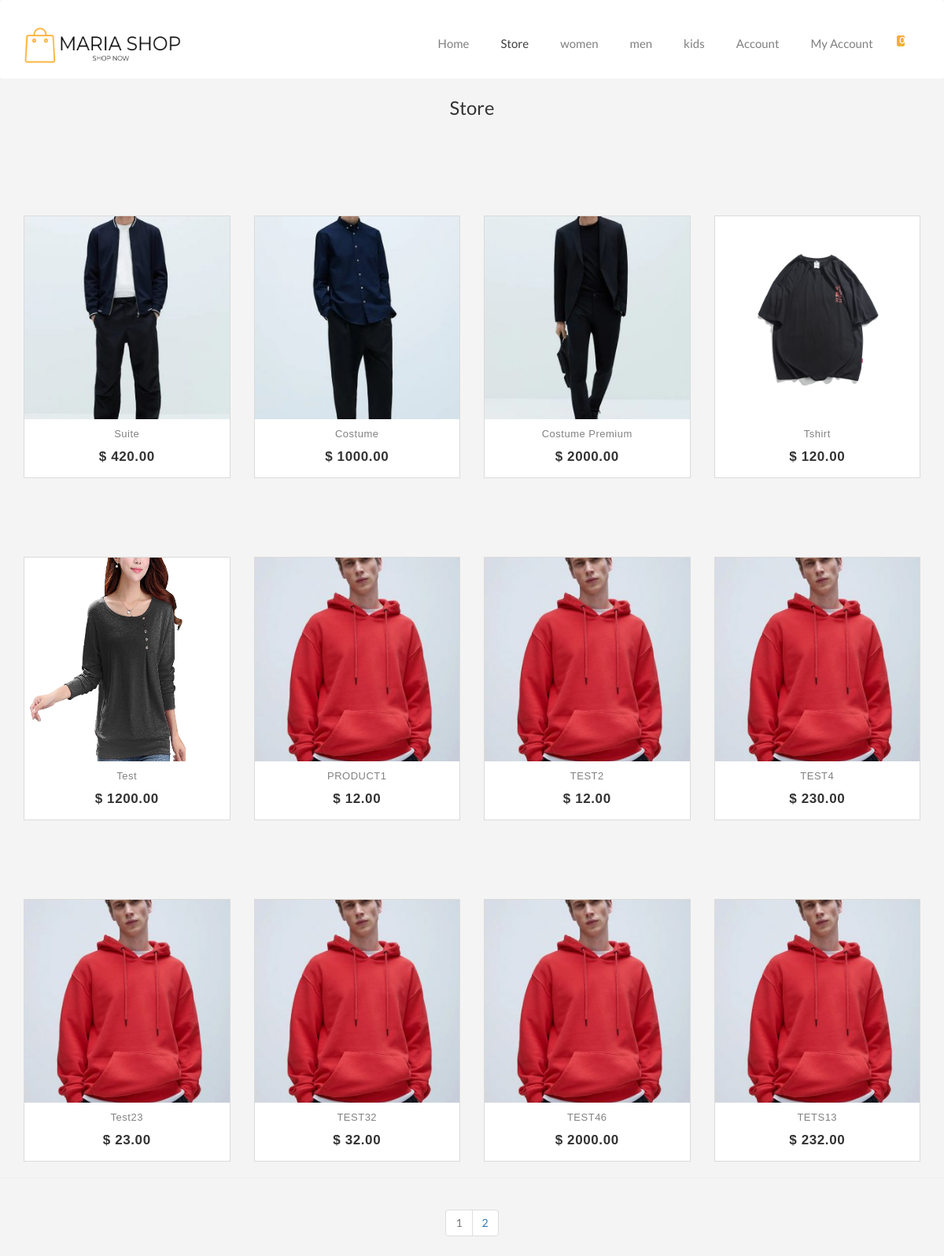
/views/store.php?store=true&page=1 (signed in), run on an earlier commit of the app's database.
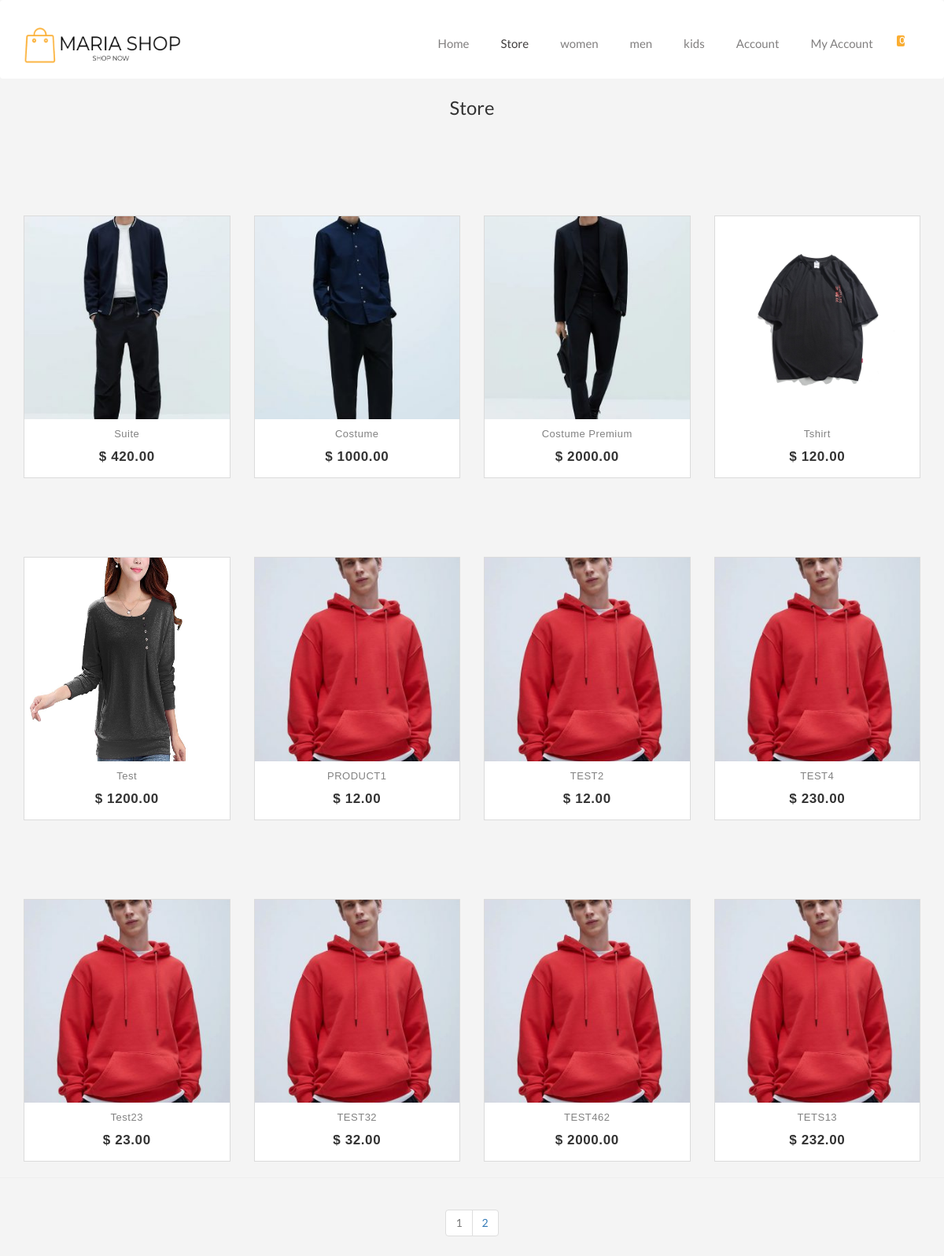
And on a later commit of the database.
### tables this page shows
CREATE TABLE `product` (
  `idP` int(11) NOT NULL,
  `nameProduct` varchar(255) NOT NULL,
  `Price` varchar(255) NOT NULL,
  `Qte` varchar(255) NOT NULL,
  `Image` varchar(255) NOT NULL,
  `Image2` varchar(255) NOT NULL,
  `description` varchar(255) NOT NULL,
  `idC` int(11) NOT NULL
);

### app/database/db.php (called while the page is built, shortened)
<?php
class Paginator extends DB
{
    public function showingAllItems($table, $start, $perPage)
    {
        $conn = $this->connect();
        $select_data = "SELECT * from $table LIMIT $start, $perPage";
        $query = mysqli_query($conn, $select_data);
        $result = mysqli_fetch_all($query, MYSQLI_ASSOC);
        return $result;
    }
}

### app/controllers/category.php (called while the page is built, shortened)
<?php
$pagination = new Paginator();
if (isset($_GET['page'])) {
    $page = $_GET['page'];
} else {
    $page = 1;
}
$perPage = 12;
$start = ($perPage * $page) - $perPage;
if (isset($_GET['store'])) {
    $allProductShow = $pagination->showingAllItems('product', $start, $perPage);
}

### views/store.php (the view, shortened to what the changed rows need)
<?php
include('../app/database/db.php');
include('../app/controllers/category.php');
include('../app/controllers/cart.php');
?>
<!DOCTYPE html>
<html lang="en">
<head>
  <link rel="stylesheet" href="https://cdnjs.cloudflare.com/ajax/libs/OwlCarousel2/2.3.4/assets/owl.carousel.min.css">
  <link rel="stylesheet" href="https://cdnjs.cloudflare.com/ajax/libs/OwlCarousel2/2.3.4/assets/owl.theme.default.css">
  <link rel="stylesheet" href="https://cdnjs.cloudflare.com/ajax/libs/twitter-bootstrap/3.3.7/css/bootstrap.min.css">
  <link rel="stylesheet" href="../assets/css/Store.css">
</head>
<body>
  <div class="container">
    <div class="row" style="margin-top: 100px;">
    <?php foreach($allProductShow as $product): ?>
        <div class="col-md-3 col-sm-6">
            <div class="product-grid">
                <div class="product-image">
                    <a href="#">
                    </a>
                </div>
                <div class="product-content">
                    <h3 class="title"><a href="singleProduct.php?singleIdP=<?php echo $product['idP'] ?>"><?php echo $product['nameProduct'] ?></a></h3>
                    <div class="price">$ <?php echo $product['Price'] ?>.00
                    </div>
                    <?php
                                                            $nameC = $crud->selectOne('category', ['idC' => $product['idC']]);?>
                    <a class="add-to-cart" href="category_page.php?categoryId=<?php echo $product['idC'] ?>&page=1"><?php echo $nameC['nameCategory'] ?></a>
                </div>
            </div>
        </div>
          <?php endforeach; ?>
    </div>
</div>

What changed in the data, as far as the page shows it:
changed product: nameProduct "TEST46" → "TEST462"
